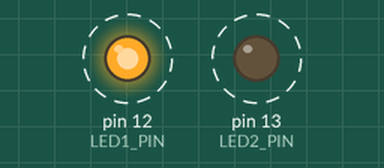
Simulated run of this sketch. Board: Arduino Uno, built with avr-gcc and run on an emulated ATmega328P. Shown: output pins drawn as LEDs (lit = HIGH). Dashed ring = blinking.

Above: at 0.2 s.
Timing chart, 0 to 3.0 s (numbered marks = the images above):
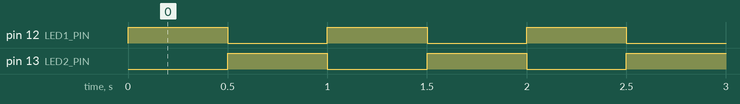

Measured:
- by itself, pin 12 (LED1_PIN), pin 13 (LED2_PIN): alternates HIGH for 0.50 s and LOW for 0.50 s

The sketch:

led_abwechselnd.ino
```cpp
/*
 * Projekt 2: Zwei LED abwechselnd blinken
 * Zwei LEDs blinken abwechselnd - wenn eine an ist, ist die andere aus.
 *
 * Schaltung:
 * - LED 1 an Pin 12 (mit 220Ω Vorwiderstand)
 * - LED 2 an Pin 13 (mit 220Ω Vorwiderstand)
 * - Kathoden an GND
 */

const int LED1_PIN = 12;
const int LED2_PIN = 13;

void setup() {
  pinMode(LED1_PIN, OUTPUT);
  pinMode(LED2_PIN, OUTPUT);
}

void loop() {
  digitalWrite(LED1_PIN, HIGH);
  digitalWrite(LED2_PIN, LOW);
  delay(500);

  digitalWrite(LED1_PIN, LOW);
  digitalWrite(LED2_PIN, HIGH);
  delay(500);
}
```
